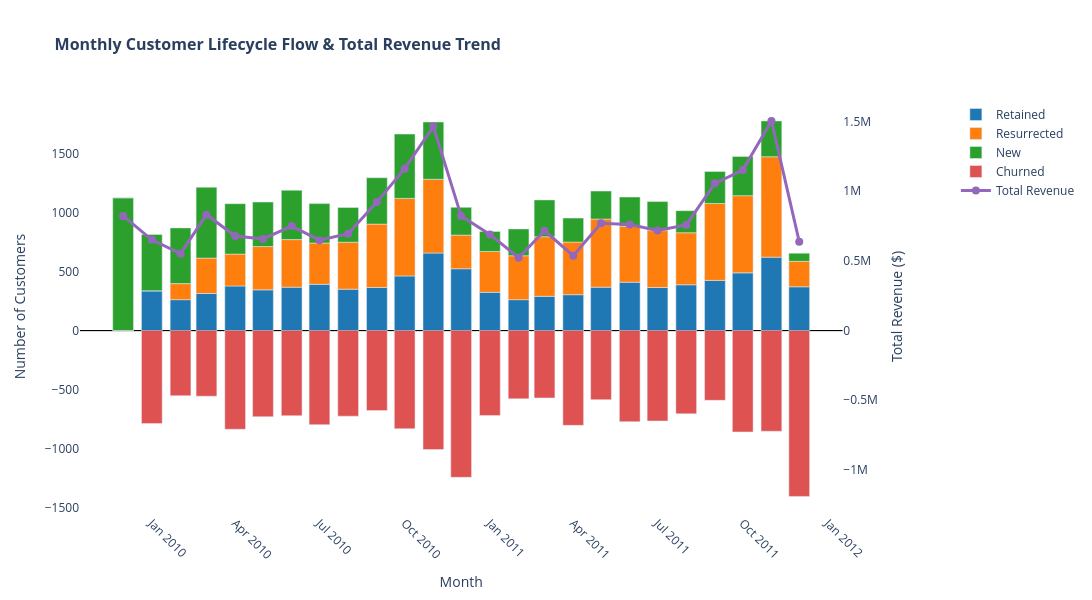

The notebook cell saved with this chart:
### Code cell
import plotly.graph_objects as go
from plotly.subplots import make_subplots

# 1. Khởi tạo biểu đồ có 2 trục Y (secondary_y=True)
fig = make_subplots(specs=[[{"secondary_y": True}]])

# Danh sách các nhóm Active để chạy vòng lặp
categories = ['Retained', 'Resurrected', 'New']
colors = ['#1f77b4', '#ff7f0e', '#2ca02c']

# 2. Thêm các cột chồng phía trên trục 0 (Active groups)
for cat, col in zip(categories, colors):
    fig.add_trace(
        go.Bar(
            x=lifecycle_df.index,
            y=lifecycle_df[cat],
            name=cat,
            marker_color=col,
            # Cấu hình tooltip hiển thị định dạng số có dấu phẩy phân cách
            hovertemplate=f"{cat}: %{{y:,}}<extra></extra>"
        ),
        secondary_y=False
    )

# 3. Thêm cột Churned phía dưới trục 0 (Giá trị âm)
fig.add_trace(
        go.Bar(
            x=lifecycle_df.index,
            y=-lifecycle_df['Churned'],  # Biểu diễn số âm để cột chúc xuống
            name='Churned',
            marker_color='#d62728',
            opacity=0.8,
            # Dùng customdata để ép hiển thị số DƯƠNG trên tooltip cho đẹp
            customdata=lifecycle_df['Churned'],
            hovertemplate="Churned: %{customdata:,}<extra></extra>"
        ),
        secondary_y=False
    )

# 4. Thêm đường Line cho Total Revenue ở trục Y thứ hai (bên phải)
fig.add_trace(
    go.Scatter(
        x=lifecycle_df.index,
        y=lifecycle_df['TotalRevenue'],
        name='Total Revenue',
        mode='lines+markers',
        line=dict(color='#9467bd', width=3),
        marker=dict(size=8),
        hovertemplate="Total Revenue: $%{y:,}<extra></extra>"
    ),
    secondary_y=True
)

# 5. Cấu hình giao diện và đồng bộ trục tọa độ
# Tính toán để ép trục Y thứ hai (Revenue) có đường gốc số 0 trùng khớp với trục Y thứ nhất
y1_max = lifecycle_df[['Retained', 'Resurrected', 'New']].sum(axis=1).max()
y1_min = -lifecycle_df['Churned'].max()
ratio = y1_max / abs(y1_min)

y2_max = lifecycle_df['TotalRevenue'].max() * 1.1 # Cho rộng hơn đỉnh 10%
y2_min = -y2_max / ratio

fig.update_layout(
    # 'relative' giúp tự động chồng các số dương lên trên và số âm xuống dưới
    barmode='relative', 
    title=dict(
        text='Monthly Customer Lifecycle Flow & Total Revenue Trend',
        font=dict(size=16, weight='bold')
    ),
    xaxis=dict(title='Month', tickangle=45),
    yaxis=dict(title='Number of Customers', range=[y1_min * 1.1, y1_max * 1.1]),
    yaxis2=dict(title='Total Revenue ($)', range=[y2_min, y2_max]),
    
    # Hovermode 'x unified' gom toàn bộ thông tin của tháng đó vào 1 ô duy nhất khi rê chuột
    hovermode='x unified', 
    legend=dict(x=1.08, y=1, xanchor='left', yanchor='top'),
    width=1200,
    height=600,
    plot_bgcolor='white'
)

# Thêm đường kẻ đậm tại vị trí số 0
fig.update_yaxes(zeroline=True, zerolinecolor='black', zerolinewidth=1)

# Hiển thị biểu đồ (Nếu dùng Jupyter Notebook/Lab hoặc xuất ra file html)
fig.show()

### Figure 1 — Plotly figure (JSON) as saved in the notebook; plotly's stock layout.template omitted (floating-point values rounded to 4 significant figures)
{"data": [{"hovertemplate": "Retained: %{y:,}<extra></extra>", "marker": {"color": "#1f77b4"}, "name": "Retained", "type": "bar", "x": ["2009-12", "2010-01", "2010-02", "2010-03", "2010-04", "2010-05", "2010-06", "2010-07", "2010-08", "2010-09", "2010-10", "2010-11", "2010-12", "2011-01", "2011-02", "2011-03", "2011-04", "2011-05", "2011-06", "2011-07", "2011-08", "2011-09", "2011-10", "2011-11", "2011-12"], "xaxis": "x", "y": [0, 337, 262, 314, 378, 345, 368, 392, 351, 365, 463, 657, 524, 324, 262, 290, 304, 368, 410, 365, 388, 425, 489, 622, 371], "yaxis": "y"}, {"hovertemplate": "Resurrected: %{y:,}<extra></extra>", "marker": {"color": "#ff7f0e"}, "name": "Resurrected", "type": "bar", "x": ["2009-12", "2010-01", "2010-02", "2010-03", "2010-04", "2010-05", "2010-06", "2010-07", "2010-08", "2010-09", "2010-10", "2010-11", "2010-12", "2011-01", "2011-02", "2011-03", "2011-04", "2011-05", "2011-06", "2011-07", "2011-08", "2011-09", "2011-10", "2011-11", "2011-12"], "xaxis": "x", "y": [0, 0, 136, 300, 270, 367, 403, 350, 398, 537, 657, 625, 285, 346, 372, 505, 446, 577, 473, 482, 441, 652, 654, 851, 216], "yaxis": "y"}, {"hovertemplate": "New: %{y:,}<extra></extra>", "marker": {"color": "#2ca02c"}, "name": "New", "type": "bar", "x": ["2009-12", "2010-01", "2010-02", "2010-03", "2010-04", "2010-05", "2010-06", "2010-07", "2010-08", "2010-09", "2010-10", "2010-11", "2010-12", "2011-01", "2011-02", "2011-03", "2011-04", "2011-05", "2011-06", "2011-07", "2011-08", "2011-09", "2011-10", "2011-11", "2011-12"], "xaxis": "x", "y": [1125, 477, 472, 600, 427, 377, 418, 334, 294, 393, 545, 485, 235, 170, 227, 312, 203, 237, 248, 246, 187, 271, 332, 303, 69], "yaxis": "y"}, {"customdata": [0, 788, 552, 556, 836, 730, 721, 797, 725, 678, 832, 1008, 1243, 720, 578, 571, 803, 585, 772, 766, 705, 591, 859, 853, 1405], "hovertemplate": "Churned: %{customdata:,}<extra></extra>", "marker": {"color": "#d62728"}, "name": "Churned", "opacity": 0.8, "type": "bar", "x": ["2009-12", "2010-01", "2010-02", "2010-03", "2010-04", "2010-05", "2010-06", "2010-07", "2010-08", "2010-09", "2010-10", "2010-11", "2010-12", "2011-01", "2011-02", "2011-03", "2011-04", "2011-05", "2011-06", "2011-07", "2011-08", "2011-09", "2011-10", "2011-11", "2011-12"], "xaxis": "x", "y": [0, -788, -552, -556, -836, -730, -721, -797, -725, -678, -832, -1008, -1243, -720, -578, -571, -803, -585, -772, -766, -705, -591, -859, -853, -1405], "yaxis": "y"}, {"hovertemplate": "Total Revenue: $%{y:,}<extra></extra>", "line": {"color": "#9467bd", "width": 3}, "marker": {"size": 8}, "mode": "lines+markers", "name": "Total Revenue", "type": "scatter", "x": ["2009-12", "2010-01", "2010-02", "2010-03", "2010-04", "2010-05", "2010-06", "2010-07", "2010-08", "2010-09", "2010-10", "2010-11", "2010-12", "2011-01", "2011-02", "2011-03", "2011-04", "2011-05", "2011-06", "2011-07", "2011-08", "2011-09", "2011-10", "2011-11", "2011-12"], "xaxis": "x", "y": [822500.0, 651200.0, 551900.0, 830900.0, 678900.0, 657700.0, 749500.0, 648800.0, 695300.0, 921700.0, 1162000.0, 1464000.0, 821500.0, 689800.0, 522500.0, 716200.0, 537000.0, 769300.0, 760500.0, 718100.0, 757800.0, 1056000.0, 1151000.0, 1504000.0, 637800.0], "yaxis": "y2"}], "layout": {"barmode": "relative", "height": 600, "hovermode": "x unified", "legend": {"x": 1.08, "xanchor": "left", "y": 1, "yanchor": "top"}, "plot_bgcolor": "white", "title": {"font": {"size": 16, "weight": "bold"}, "text": "Monthly Customer Lifecycle Flow & Total Revenue Trend"}, "width": 1200, "xaxis": {"anchor": "y", "domain": [0, 0.94], "tickangle": 45, "title": {"text": "Month"}}, "yaxis": {"anchor": "x", "domain": [0, 1], "range": [-1546.0, 1954.0], "title": {"text": "Number of Customers"}, "zeroline": true, "zerolinecolor": "black", "zerolinewidth": 1}, "yaxis2": {"anchor": "x", "overlaying": "y", "range": [-1309000.0, 1654000.0], "side": "right", "title": {"text": "Total Revenue ($)"}, "zeroline": true, "zerolinecolor": "black", "zerolinewidth": 1}}}
